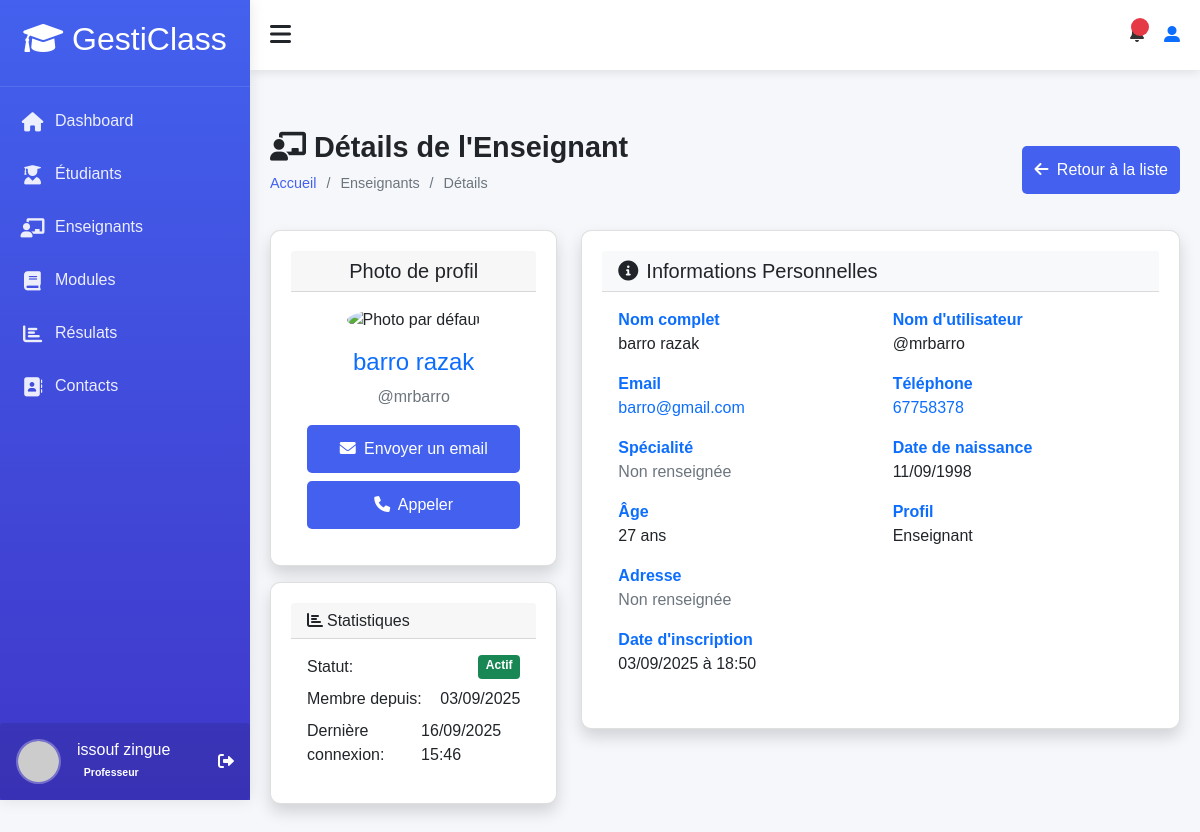
Before: /accounts/teacher/5/detail/ (signed in) with the older database file.
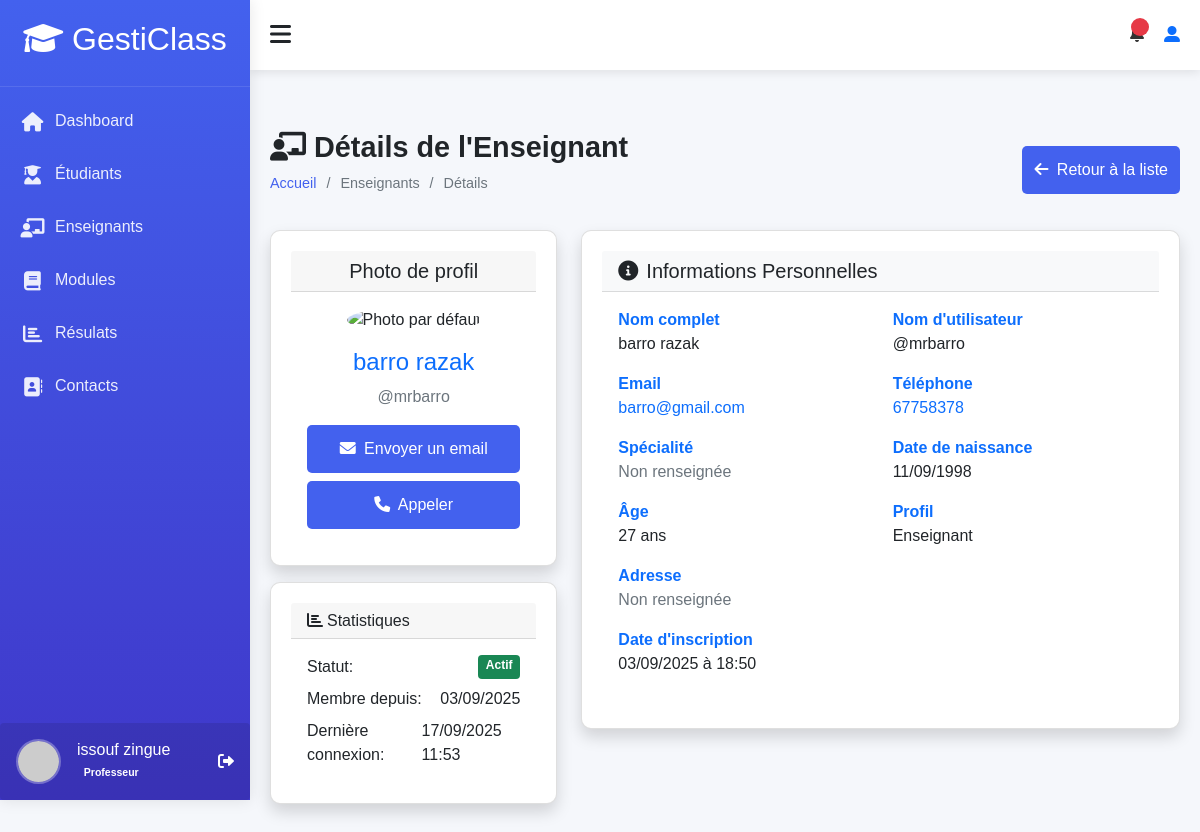
After: the same page with the newer database file.
### accounts/models.py (models this page shows, shortened)
class User(AbstractUser):
    ROLE_CHOICES = (
        ('admin', 'Administrateur'),
        ('teacher', 'Enseignant'),
        ('student', 'Élève'),
    )
    profil = models.CharField(max_length=10, choices=ROLE_CHOICES, default='student')
    phone = models.CharField(max_length=20, blank=True)
    birth_date = models.DateField(null=True, blank=True)
    photo = models.ImageField(upload_to='users/', null=True, blank=True)
    specialty = models.CharField(max_length=100, null=True, blank=True)
    hire_date = models.DateField(null=True, blank=True)
    address = models.TextField(blank=True)
    phone_number = models.CharField(max_length=15, blank=True)
    date_of_birth = models.DateField(null=True, blank=True)
    class Meta:
        permissions = [
        ("peut_acceder_module", "Peut acceder au module"),
        ("peut_acceder_aux_eleve", "Peut acceder aux eleves"),
        ("peut_acceder_aux_enseignants", "peut acceder aux enseigants"),
        ("peut_acceder_aux_roles", "peut acceder aux roles"),
        ("peut_acceder_au_dashboard", "Peut accéder au tableau de bord "),
        ("dashboard", "Peut voir les infos utiles  pour des étudiants"),
        ("peut_voir_infos_utile_teacher", "Peut voir les infos utiles pour des enseignants"),
        ("peut_agir_infos_utile_student", "Peut agir sur les infos utiles pour des étudiants"),
        ("peut_agir_infos_utile_teacher", "Peut agir sur les infos utiles pour des enseignants"),
        ("can_view_student_performance_data", "Peut voir ses données de performance  étudiants"),
        ("can_view_teacher_module_performance_data", "Peut voir les données de performance des modules des enseignants"),
        ("can_view_all_students_performance_data ", "Peut voir les données de performance de tous les étudiants"),
        ("can_view_student_list", "Peut voir la liste des étudiants"),
        ("can_view_teacher_list", "Peut voir la liste des enseignants"),
        ("can_view_module_list", "Peut voir la liste des modules"),
        ("can_view_results_list", "Peut voir la liste résultats"),
        ("can_view_suggestions_list", "Peut voir la liste des suggestions"),
        ("can_view_module_details", "Peut les details d'un module"),
        ("can_view_student_details", "Peut voir les détails d'un étudiant"),
        ("can_view_teacher_details", "Peut voir les détails d'un enseignant"),
        ("can_view_own_details", "Peut voir ses propres détails"),
        ("cans_view_results", "Peut voir les résultats"),
        ("can_view_own_results", "Peut voir ses propres résultats"),
        ("can_view_section__admin", "Peut voir la d'administration des section"),
        ("view_role", "Peut voir les rôles"),
        ("add_role", "Peut ajouter un rôle"),
        ("change_role", "Peut modifier un rôle"),
        ("delete_role", "Peut supprimer un rôle"),
        ("assign_role", "Peut assigner des rôles"),
        ("view_timetable", "Peut voir l'emploi du temps"),
        ("manage_timetable", "Peut gérer l'emploi du temps"),
        ("can_add_teacher", "Peut ajouter un enseignant"),
        ("can_add_student", "Peut ajouter un étudiant"),
        ("can_change_teacher", "Peut modifier un enseignant"),
        ("can_change_student", "Peut modifier un étudiant"),
        ("can_delete_teacher", "Peut supprimer un enseignant"),
        ("can_delete_student", "Peut supprimer un étudiant"),
        ("can_view_schoolinfo", "Peut voir les informations de l'école"),
        ("can_add_schoolinfo", "Peut ajouter les informations de l'école"),
        ("can_change_schoolinfo", "Peut modifier les informations de l'école"),
        ("can_delete_schoolinfo", "Peut supprimer les informations de l'école"),
        ]

### accounts/views.py (the view)
# urls.py: path('teacher/<int:teacher_id>/detail/', views.teacher_detail,
@login_required
@permission_required('accounts.can_view_teacher_details', raise_exception=True)
def teacher_detail(request, teacher_id):
    teacher = get_object_or_404(User, id=teacher_id, profil='teacher')
    context = {
        'teacher': teacher,
        'title': f'Détails de {teacher.get_full_name()}'
    }
    return render(request, 'teachers/teacher_detail.html', context)

### accounts/templates/teachers/teacher_detail.html (shortened to what the changed rows need)
{% extends "models/base.html" %}
{% load static %}
{% block content %}
<div class="content">
    <div class="page-title">
        <div>
            <h2><i class="fas fa-chalkboard-teacher me-2"></i>Détails de l'Enseignant</h2>
        </div>
    </div>
    <div class="row">
        <div class="col-md-4 mb-4">
            <div class="card shadow">
                <div class="card-body text-center">
                    {% if teacher.photo %}
                        <img src="{{ teacher.photo.url }}"
                             class="img-fluid rounded-circle mb-3"
                             alt="Photo de {{ teacher.get_full_name }}"
                             style="width: 200px; height: 200px; object-fit: cover;">
                    {% else %}
                        <img src="{% static 'img/default-avatar.png' %}"
                             class="img-fluid rounded-circle mb-3"
                             alt="Photo par défaut"
                             style="width: 200px; height: 200px; object-fit: cover;">
                    {% endif %}
                    <h4 class="text-primary">{{ teacher.get_full_name }}</h4>
                    <p class="text-muted">@{{ teacher.username }}</p>
                    <div class="d-grid gap-2">
                        <a href="mailto:{{ teacher.email }}" class="btn btn-outline-primary">
                        </a>
                        {% if teacher.phone %}
                        <a href="tel:{{ teacher.phone }}" class="btn btn-outline-success">
                        </a>
                        {% endif %}
                    </div>
                </div>
            </div>
            <div class="card shadow mt-3">
                <div class="card-body">
                    <div class="d-flex justify-content-between mb-2">
                        <span>Membre depuis:</span>
                        <span>{{ teacher.date_joined|date:"d/m/Y" }}</span>
                    </div>
                    <div class="d-flex justify-content-between">
                        <span>Dernière connexion:</span>
                        <span>
                            {% if teacher.last_login %}
                                {{ teacher.last_login|date:"d/m/Y H:i" }}
                            {% else %}
                                Jamais connecté
                            {% endif %}
                        </span>
                    </div>
                </div>
            </div>
        </div>
        <div class="col-md-8">
            <div class="card shadow">
                <div class="card-body">
                    <div class="row">
                        <div class="col-md-6">
                            <div class="info-item mb-3">
                                <label class="fw-bold text-primary">Nom complet</label>
                                <p class="mb-0">{{ teacher.get_full_name }}</p>
                            </div>
                        </div>
                        <div class="col-md-6">
                            <div class="info-item mb-3">
                                <label class="fw-bold text-primary">Nom d'utilisateur</label>
                                <p class="mb-0">@{{ teacher.username }}</p>
                            </div>
                        </div>
                    </div>
                    <div class="row">
                        <div class="col-md-6">
                            <div class="info-item mb-3">
                                <p class="mb-0">
                                    <a href="mailto:{{ teacher.email }}" class="text-decoration-none">
                                        {{ teacher.email }}
                                    </a>
                                </p>
                            </div>
                        </div>
                        <div class="col-md-6">
                            <div class="info-item mb-3">
                                <p class="mb-0">
                                    {% if teacher.phone %}
                                        <a href="tel:{{ teacher.phone }}" class=" text-decoration-none">
                                            {{ teacher.phone }}
                                        </a>
                                    {% else %}
                                        <span class="text-muted">Non renseigné</span>
                                    {% endif %}
                                </p>
                            </div>
                        </div>
                    </div>
                    <div class="row">
                        <div class="col-md-6">
                            <div class="info-item mb-3">
                                <label class="fw-bold text-primary">Date de naissance</label>
                                <p class="mb-0">
                                    {% if teacher.birth_date %}
                                        {{ teacher.birth_date|date:"d/m/Y" }}
                                    {% else %}
                                        <span class="text-muted">Non renseignée</span>
                                    {% endif %}
                                </p>
                            </div>
                        </div>
                    </div>
                    <div class="row">
                        <div class="col-md-6">
                            <div class="info-item mb-3">
                                <label class="fw-bold text-primary">Âge</label>
                                <p class="mb-0">
                                    {% if teacher.birth_date %}
                                        {{ teacher.birth_date|timesince }}
                                    {% else %}
                                        <span class="text-muted">Inconnu</span>
                                    {% endif %}
                                </p>
                            </div>
                        </div>
                    </div>
                    <div class="info-item mb-3">
                        <label class="fw-bold text-primary">Date d'inscription</label>
                        <p class="mb-0">{{ teacher.date_joined|date:"d/m/Y à H:i" }}</p>
                    </div>
                </div>
            </div>
        </div>
    </div>
</div>
{% endblock%}

Changed rows visible on the page:
changed User "barro razak": last_login "16/09/2025 15:46" → "17/09/2025 11:53"
